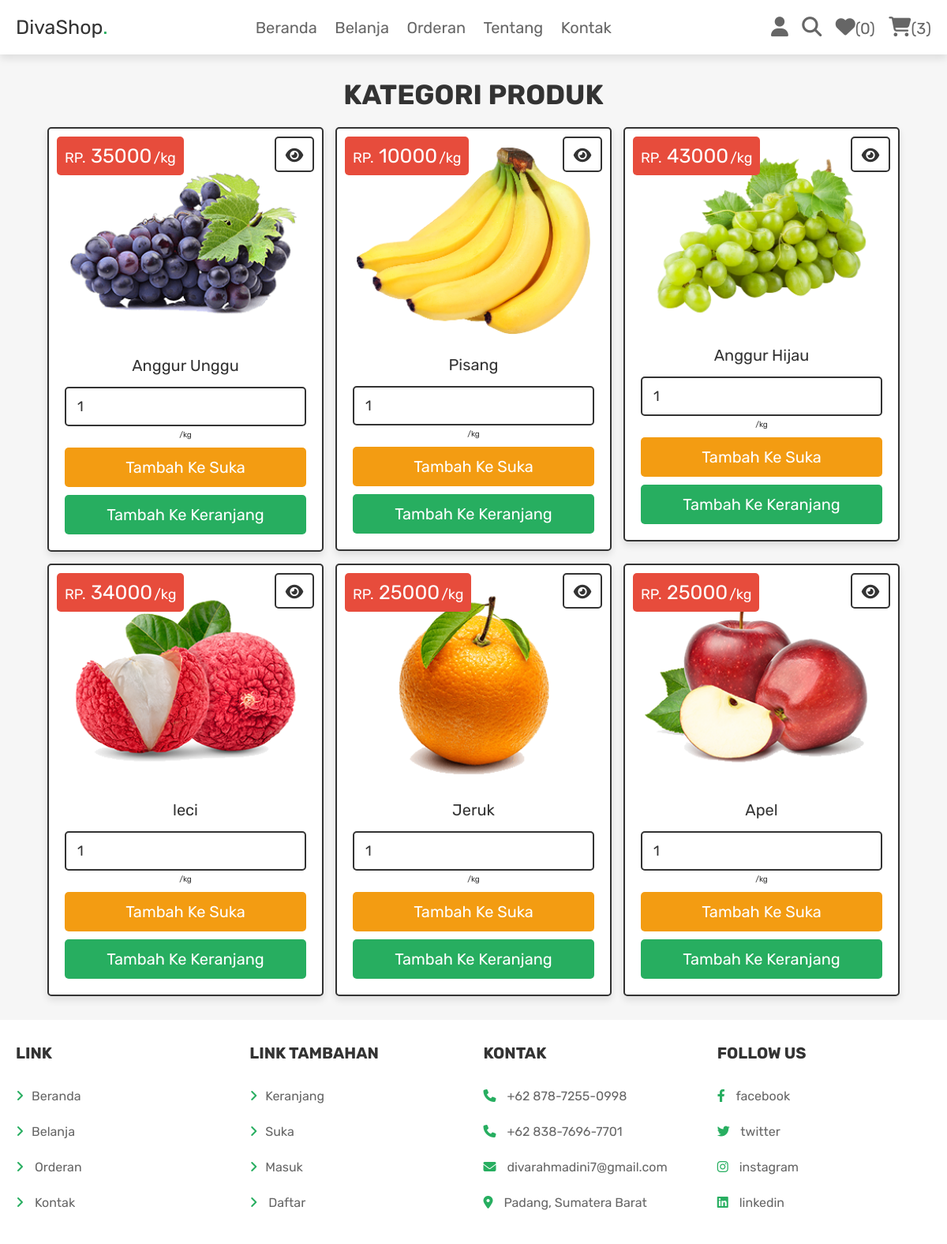
/category.php?category=fruits (signed in), run on the app's committed database.
### tables this page shows
CREATE TABLE `products` (
  `id` int(100) NOT NULL,
  `name` varchar(100) NOT NULL,
  `category` varchar(20) NOT NULL,
  `details` varchar(500) NOT NULL,
  `price` int(100) NOT NULL,
  `image` varchar(100) NOT NULL
);

### category.php (the view, shortened to what this page needs)
<?php
@include 'config.php';
?>
<!DOCTYPE html>
<html lang="en">
<head>
   <link rel="stylesheet" href="https://cdnjs.cloudflare.com/ajax/libs/font-awesome/6.1.1/css/all.min.css">
   <link rel="stylesheet" href="css/style.css">
</head>
<body>
<?php include 'header.php'; ?>
<section class="products">
   <h1 class="title">Kategori Produk</h1>
   <div class="box-container">
   <?php
      $category_name = $_GET['category'];
      $select_products = $conn->prepare("SELECT * FROM `products` WHERE category = ?");
      $select_products->execute([$category_name]);
      if($select_products->rowCount() > 0){
         while($fetch_products = $select_products->fetch(PDO::FETCH_ASSOC)){
   ?>
   <form action="" class="box" method="POST">
      <div class="price">RP. <span><?= $fetch_products['price']; ?></span>/kg</div>
      <a href="view_page.php?pid=<?= $fetch_products['id']; ?>" class="fas fa-eye"></a>
      <img src="uploaded_img/<?= $fetch_products['image']; ?>" alt="">
      <div class="name"><?= $fetch_products['name']; ?></div>
      <input type="number" min="1" value="1" name="p_qty" class="qty">
	   <span class="addon-text">/kg</span>
      <input type="submit" value="Tambah ke suka" class="option-btn" name="add_to_wishlist">
      <input type="submit" value="tambah ke keranjang" class="btn" name="add_to_cart">
   </form>
   <?php
         }
      }else{
         echo '<p class="empty">Tidak ada produk</p>';
      }
   ?>
   </div>
</section>
<?php include 'footer.php'; ?>
</body>
</html>

### css/style.css (style rules this page uses)
.products .box-container { display: grid; grid-template-columns: repeat(auto-fit, 35rem); gap:1.5rem; justify-content: center; align-items: flex-start; }
.products .box-container .box { padding:2rem; text-align: center; border:var(--border); background-color: var(--white); box-shadow: var(--box-shadow); border-radius: .5rem; position: relative; }
.products .box-container .box .price { position: absolute; top:1rem; left:1rem; padding:1rem; border-radius: .5rem; background-color: var(--red); font-size: 1.8rem; color:var(--white); }
.products .box-container .box .price span { font-size: 2.5rem; color:var(--white); margin:0 .2rem; }
.products .box-container .box .fa-eye { position: absolute; top:1rem; right:1rem; border-radius: .5rem; height: 4.5rem; line-height: 4.3rem; width: 5rem; border:var(--border); color:var(--black); font-size: 2rem; background-color: var(--white); }
.products .box-container .box img { width: 100%; margin-bottom: 1rem; }
.products .box-container .box .name { font-size: 2rem; color:var(--black); padding:1rem 0; }
.products .box-container .box .qty { margin:.5rem 0; border-radius: .5rem; padding:1.2rem 1.4rem; font-size: 1.8rem; color:var(--black); border:var(--border); width: 100%; }

### css/components.css (style rules this page uses)
:root { --green:#27ae60; --orange:#f39c12; --red:#e74c3c; --black:#333; --light-color:#666; --white:#fff; --light-bg:#f6f6f6; --border:.2rem solid var(--black); --box-shadow:0 .5rem 1rem rgba(0,0,0,.1); }
* { font-family: 'Rubik', sans-serif; margin:0; padding:0; box-sizing: border-box; outline: none; border:none; text-decoration: none; color:var(--black); }
body { background-color: var(--light-bg); }
html { font-size: 62.5%; overflow-x: hidden; scroll-behavior: smooth; scroll-padding-top: 6.5rem; }
section { padding:3rem 2rem; max-width: 1200px; margin:0 auto; }
.btn, .delete-btn, .option-btn { display: block; width: 100%; margin-top: 1rem; border-radius: .5rem; color:var(--white); font-size: 2rem; padding:1.3rem 3rem; text-transform: capitalize; cursor: pointer; text-align: center; }
.btn { background-color: var(--green); }
.option-btn { background-color: var(--orange); }
.title { text-align: center; margin-bottom: 2rem; text-transform: uppercase; color:var(--black); font-size: 3.5rem; }

### data on the page
products: price "35000", image (picture), name "Anggur Unggu"
products: price "10000", image (picture), name "Pisang"
products: price "43000", image (picture), name "Anggur Hijau"
products: price "34000", image (picture), name "leci"
products: price "25000", image (picture), name "Jeruk"
products: price "25000", image (picture), name "Apel"

### other printed values
$count_wishlist_items->rowCount() "0"
$count_cart_items->rowCount() "3"
